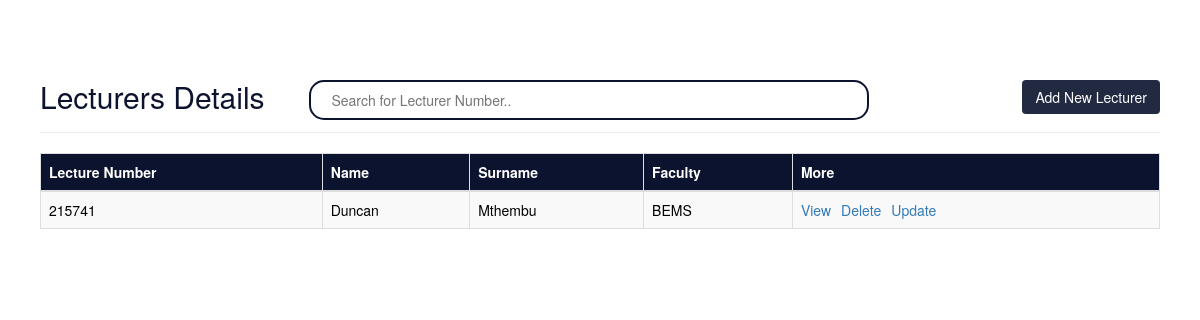
The page /Admin/Lecturers.php on the database its author committed.
### tables this page shows
CREATE TABLE `Lecturers` (
  `LecturerNumber` int(6) NOT NULL,
  `UniqueNumber` varchar(10) NOT NULL,
  `Name` varchar(25) NOT NULL,
  `Surname` varchar(25) NOT NULL,
  `Faculty` varchar(10) NOT NULL,
  `ContactNumber` varchar(10) NOT NULL,
  `Email` varchar(50) NOT NULL,
  `TableName` varchar(50) NOT NULL
);

### Admin/Lecturers.php (the view, shortened to what this page needs)
<!DOCTYPE html>
<html lang="en">
<head>
    <link rel="stylesheet" href="https://maxcdn.bootstrapcdn.com/bootstrap/3.3.7/css/bootstrap.css">
    <link rel="stylesheet" href="main.css">
</head>
<body>
            <div class="row">
                <div class="col-md-12">
                    <div class="page-header clearfix">
                        <h2 class="pull-left">Lecturers Details</h2>
                        <input type="text" id="myInput" class="search-btn" onkeyup="myFunction()" placeholder="Search for Lecturer Number..">
                        <a href="NewLecturer.php" class="btn pull-right addBTN" >Add New Lecturer</a>
                    </div>
                    <?php
                    require_once "connection.php";
                    $sql = "SELECT * FROM Lecturers";
                    if($result = mysqli_query($conn, $sql)){
                        if(mysqli_num_rows($result) > 0){
                            echo "<table id='myTable' class='table table-bordered table-striped'>";
                                echo "<thead>";
                                    echo "<tr>";
                                        echo "<th>Lecture Number</th>";
                                        echo "<th>Name</th>";
                                        echo "<th>Surname</th>";;
                                        echo "<th>Faculty</th>";
                                       echo "<th>More</th>";
                                    echo "</tr>";
                                echo "</thead>";
                                echo "<tbody>";
                                while($row = mysqli_fetch_array($result)){
                                    echo "<tr>";
                                        echo "<td>" . $row['LecturerNumber'] . "</td>";
                                        echo "<td>" . $row['Name'] . "</td>";
                                        echo "<td>" . $row['Surname'] . "</td>";
                                        echo "<td>" . $row['Faculty'] . "</td>";
                                        echo "<td>";
                                            echo "<a href='LecturerDetails.php?LecturerNumber=". $row['LecturerNumber'] ."' title='View Record' class='warning'> View</a>";
                                            echo "<a href='DeleteLecture.php?LecturerNumber=". $row['LecturerNumber'] ."' title='Delete Record'>Delete</a>";
                                            echo "<a href='UpdateLecture.php?LecturerNumber=". $row['LecturerNumber'] ."' title='Update Record'>Update</a>";
                                        echo "</td>";
                                    echo "</tr>";
                                }
                                echo "</tbody>";
                            echo "</table>";
                        } else{
                            echo "<p class='lead'><em>No records were found.</em></p>";
                        }
                    } else{
                        echo "ERROR: Could not able to execute $sql. " . mysqli_error($conn);
                    }
                    ?>
                </div>
            </div>
</body>
</html>

### Admin/main.css (style rules this page uses)
.pull-left { color: rgb(11, 19, 46); }
.search-btn { width:50%; height:40px; border-radius:15px; border: 2px solid rgb(11, 19, 46); padding-left:20px; margin-left:4%; }

### Admin/Lecturers.php (style rules this page uses)
.page-header h2 { margin-top: 0; }
th { background-color: rgb(11, 19, 46); color:white; }
table tr td:last-child a { margin-right: 10px; }
body { padding:40px; }
td { font-size:14px; }
.addBTN { background-color: rgb(11, 19, 46); color:white; opacity: 0.9; }
tr { background-color: lightgray; color:black; }
.search-btn { width:50%; height:40px; border-radius:15px; border: 2px solid rgb(11, 19, 46); padding-left:20px; margin-left:4%; }

### rows shown on the page
lecturers: LecturerNumber "215741", Name "Duncan", Surname "Mthembu", Faculty "BEMS"
